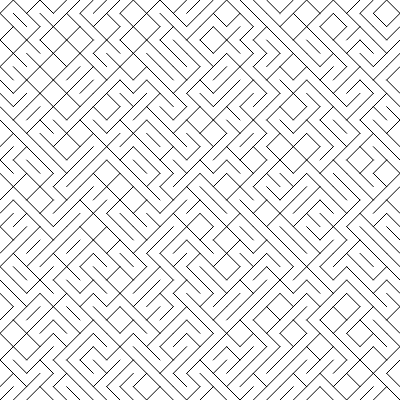
Frame 1 (no input)
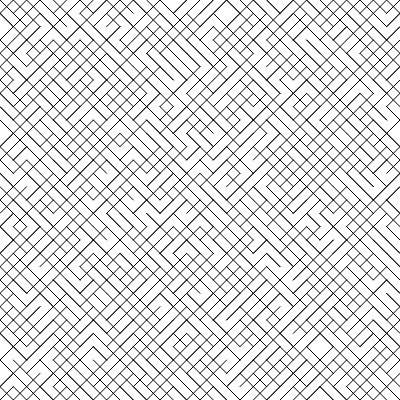
Frame 2 (the mouse pressed at the canvas centre, redrawn once)

The p5.js sketch that drew these frames (run headless with seeded random() and noise() and a simulated clock; the mouse was pressed at the canvas centre and the sketch redrawn once):

// p5.js sketch
// ── sketch.js
const size = 400;
const steps = 30
const tile_size = size / steps;

function setup() {
    createCanvas(size, size);
}

function drawRandomDiagonal(x1, y1, x2, y2) {
    if (random([true, false])) {
        line(x1, y1, x2, y2);
    } else {
        line(x1, y2, x2, y1);
    }
}

function draw() {
    noLoop();
    for (let x = 0; x < steps; x++) {
        for (let y = 0; y < steps; y++) {
            push();
            translate(tile_size * x, tile_size * y);
            drawRandomDiagonal(0, 0, tile_size, tile_size);
            pop();
        }
    }
}
